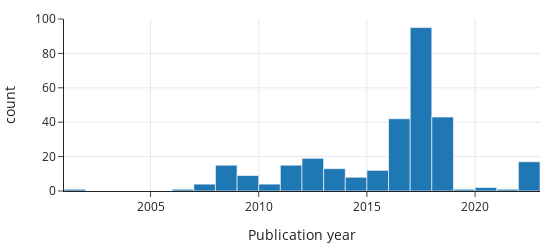

Notebook code for this chart:
### Markdown cell above
When we take a closer look at the new articles published prior to 2000, we find that the timestamps don't match the actual publication date of the article. These date issues are most likely related to the web scraper collecting inaccurate information from the web pages. We can zoom into the region of the histogram after 2000:

### Code cell
fig = px.histogram(X_train.loc[X_train['timestamp'] > '2000', 'timestamp'], 
                   width=550, height=250, labels={"value":"Publication year"})
fig.update_layout(showlegend=False)

### Figure 1 — Plotly figure (JSON) as saved in the notebook; plotly's stock layout.template omitted (floating-point values rounded to 4 significant figures; data arrays with more than 128 entries replaced by an {"elided": "..."} marker saying what was removed)
{"data": [{"alignmentgroup": "True", "bingroup": "x", "hovertemplate": "variable=timestamp<br>Publication year=%{x}<br>count=%{y}<extra></extra>", "legendgroup": "timestamp", "marker": {"color": "#1F77B4", "pattern": {"shape": ""}}, "name": "timestamp", "offsetgroup": "timestamp", "orientation": "v", "showlegend": true, "type": "histogram", "x": {"elided": "302 str values"}, "xaxis": "x", "yaxis": "y"}], "layout": {"barmode": "relative", "height": 250, "legend": {"title": {"text": "variable"}, "tracegroupgap": 0}, "showlegend": false, "width": 550, "xaxis": {"anchor": "y", "autorange": true, "domain": [0, 1], "range": ["2001-01-01", "2023-01-01"], "title": {"text": "Publication year"}, "type": "date"}, "yaxis": {"anchor": "x", "autorange": true, "domain": [0, 1], "range": [0, 100], "title": {"text": "count"}}}}
